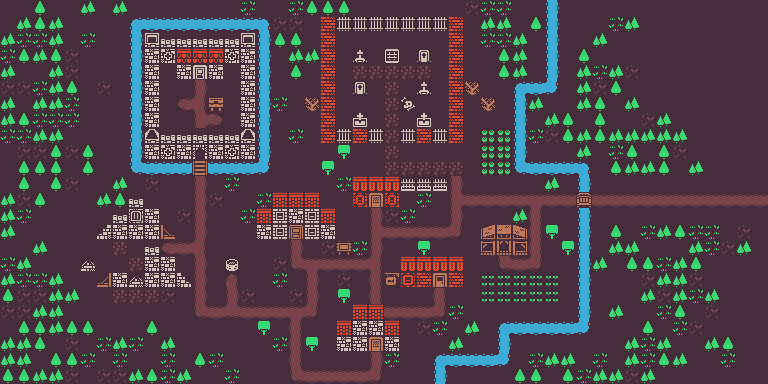

This is a level from a 2D game, rendered from its Tiled map with the project's own tilesets. A one-line summary and the complete map file follow:
An orthogonal 48x24 tile map with 16x16 px tiles, 2 tile layers (Tile Layer 1, foreground).

<map version="1.2" tiledversion="1.3.4" orientation="orthogonal" renderorder="right-down" width="48" height="24" tilewidth="16" tileheight="16" infinite="0" nextlayerid="4" nextobjectid="1">
 <tileset firstgid="1" source="tileset_colored.tsx" />
 <layer id="2" name="Tile Layer 1" width="48" height="24">
  <data encoding="csv">
1,1,33,1,1,68,1,68,1,1,1,1,1,1,1,6,1,1,6,33,33,33,1,1,1,1,1,1,1,2,6,6,1,1,137,1,1,1,1,1,1,1,1,1,1,1,1,1,
1,68,33,68,1,1,1,1,138,2684354697,2684354697,2684354697,2684354697,2684354697,2684354697,2684354697,2684354698,2,2,1,488,102,102,102,102,102,102,102,488,1,68,68,1,33,137,1,1,1,6,68,1,1,1,1,1,1,1,1,
68,6,6,68,1,6,1,1,137,385,1,1,1,1,1,385,137,33,33,1,488,1,1,1,1,1,1,1,488,1,6,6,68,1,137,1,1,68,1,1,1,1,1,1,1,1,1,1,
6,33,68,33,2,1,1,1,137,417,387,360,360,360,387,417,137,1,68,68,488,1,450,1,452,1,449,1,488,1,1,33,68,1,137,1,33,1,1,1,1,1,1,1,1,1,1,1,
68,1,1,68,2,1,1,1,137,417,1,417,326,417,1,417,137,1,33,1,488,1,3,3,3,3,3,1,488,1,1,33,68,1,137,1,68,6,68,2,1,1,1,1,1,1,1,1,
2,2,6,68,33,1,2,1,137,417,1,1,41,1,1,417,137,1,1,1,488,1,449,1,3,1,450,1,488,71,1,1,138,2684354697,3221225610,1,68,2,33,1,1,1,1,1,1,1,1,1,
68,1,68,68,6,1,1,1,137,417,1,1610612781,3221225515,227,1,417,137,6,1,71,488,1,1,1,3,481,1,1,488,1,71,1,137,68,1,1,68,33,1,68,1,1,1,1,1,1,1,1,
68,33,6,6,6,1,1,1,137,417,1,1,43,2684354605,1,417,137,1,1,1,488,1,451,1,3,1,451,1,488,1,1,1,137,1,68,33,1,33,1,1,2,68,1,1,1,1,1,1,
6,6,68,68,1,1,1,1,137,386,1,1,1,1,1,386,137,1,6,1,488,102,488,102,3,102,488,102,488,1,208,208,137,6,2,33,68,33,68,68,68,68,68,1,1,1,1,1,
1,2,2,33,2,33,1,1,137,417,387,417,0,417,387,417,137,1,1,1,1,38,1,1,3,1,1,1,1,1,208,208,137,1,1,1,68,1,6,33,1,33,2,1,1,1,1,1,
1,33,33,33,1,33,1,1,1610612874,2684354697,2684354697,2684354697,197,2684354697,2684354697,2684354697,3221225610,1,1,1,38,1,1,1,3,3,3,3,3,1,208,208,1610612874,2684354697,2684354697,2684354697,2684354698,1,33,68,68,33,1,68,1,1,1,1,
1,33,1,33,2,1,1,68,1,2,1,1,41,1,6,1,1,1,1,1,1,6,358,358,358,166,166,166,41,1,1,1,1,1,68,1,137,1,1,1,1,1,1,1,1,1,1,1,
68,2,33,1,1,1,68,33,1,1,1,1,41,2,1,1,6,359,359,359,1,1,422,293,422,1,6,1,43,2684354601,2684354601,2684354601,2684354601,2684354603,2684354601,2684354601,167,2684354601,2684354601,2684354601,2684354601,2684354601,2684354601,2684354601,2684354601,2684354601,2684354601,2684354601,
68,6,1,1,1,1,1,1,418,417,1,2,41,1,1,6,359,556,417,556,359,1,1,41,2,6,1,1,41,1,1,1,68,3221225513,1,1,137,1,1,1,1,1,1,1,1,1,1,1,
68,1,1,1,1,1,354,417,417,417,369,1,41,1,1,1,417,556,297,556,417,1,1,43,2684354601,2684354601,2684354601,2684354601,3221225514,1,491,492,493,3221225513,38,1,137,1,33,1,6,68,33,6,6,1,2,1,
1,1,68,1,1,1,1,3,1,1,1610612781,2684354601,3221225515,1,1,1,1,1,41,1,2,241,6,41,1,1,38,1,1,1,523,524,525,3221225513,1,38,137,1,68,68,1,1,1,68,6,2,68,1,
6,68,1,1,1,401,1,1,3,417,417,1,41,1,453,1,1,2,1610612778,2684354603,2684354601,2684354601,2684354601,3221225515,1,358,358,358,358,1,1,1610612778,2684354601,3221225514,1,1,137,68,1,33,33,6,68,33,1,1,1,1,
68,6,6,68,1,1,2147484017,417,401,417,417,2147484002,41,1,45,1,1,6,1,41,1,2,1,3221225513,2147483919,424,488,292,488,1,206,206,206,206,206,1,137,1,1,1,2,68,68,2,1,1,1,1,
33,2,2,68,68,1,1,3,3,3,2,1,41,1,41,2,1,1,2,41,1,38,1,3221225513,1,1,1,3221225513,1,1,206,206,206,206,206,1,137,1,1,1,68,2,68,6,68,1,1,1,
2,2,68,68,1,1,1,1,1,1,1,1,1610612778,2684354601,1610612779,2684354601,2684354601,2684354601,2684354603,3221225514,1,1,359,359,2684354601,2684354601,2684354601,3221225514,6,1,1,1,1,1,1,1,137,1,68,1,1,6,33,1,2,1,1,1,
1,33,33,68,33,33,1,1,1,33,1,1,1,1,1,1,38,1,3221225513,1,1,359,417,417,359,1,2,6,1,68,1,138,2684354697,2684354697,2684354697,2684354697,3221225610,1,1,1,33,1,6,2,1,1,1,1,
68,68,33,1,2,1,6,68,6,1,68,1,1,1,1,1,1,6,3221225513,38,1,417,417,293,417,1,1,1,68,1,1,137,1,1,1,1,1,1,1,68,6,68,1,1,68,33,1,1,
68,68,1,33,33,6,1,6,1,1,6,1,33,6,1,1,1,1,3221225513,1,1,1,1,41,6,1,1,138,2684354697,2684354697,2684354697,3221225610,1,6,68,68,1,6,1,68,6,33,68,1,1,6,1,1,
33,33,68,68,2,1,2,2,68,33,6,68,1,1,6,1,1,1,1610612778,2684354601,2684354601,2684354601,2684354601,3221225514,1,1,1,137,1,1,1,1,33,33,1,33,6,68,68,2,68,1,1,1,1,1,1,1
</data>
 </layer>
 <layer id="3" name="foreground" width="48" height="24">
  <data encoding="csv">
0,0,0,0,0,0,0,0,0,0,0,0,0,0,0,0,0,0,0,0,0,0,0,0,0,0,0,0,0,0,0,0,0,0,0,0,0,0,0,0,0,0,0,0,0,0,0,0,
0,0,0,0,0,0,0,0,0,0,0,0,0,0,0,0,0,0,0,0,0,0,0,0,0,0,0,0,0,0,0,0,0,0,0,0,0,0,0,0,0,0,0,0,0,0,0,0,
0,0,0,0,0,0,0,0,0,0,355,355,355,355,355,0,0,0,0,0,0,0,0,0,0,0,0,0,0,0,0,0,0,0,0,0,0,0,0,0,0,0,0,0,0,0,0,0,
0,0,0,0,0,0,0,0,0,0,0,0,0,0,0,0,0,0,0,0,0,0,0,0,0,0,0,0,0,0,0,0,0,0,0,0,0,0,0,0,0,0,0,0,0,0,0,0,
0,0,0,0,0,0,0,0,0,0,0,0,0,0,0,0,0,0,0,0,0,0,0,0,0,0,0,0,0,0,0,0,0,0,0,0,0,0,0,0,0,0,0,0,0,0,0,0,
0,0,0,0,0,0,0,0,0,0,0,0,0,0,0,0,0,0,0,0,0,0,0,0,0,0,0,0,0,0,0,0,0,0,0,0,0,0,0,0,0,0,0,0,0,0,0,0,
0,0,0,0,0,0,0,0,0,0,0,0,0,0,0,0,0,0,0,0,0,0,0,0,0,0,0,0,0,0,0,0,0,0,0,0,0,0,0,0,0,0,0,0,0,0,0,0,
0,0,0,0,0,0,0,0,0,0,0,0,0,0,0,0,0,0,0,0,0,0,0,0,0,0,0,0,0,0,0,0,0,0,0,0,0,0,0,0,0,0,0,0,0,0,0,0,
0,0,0,0,0,0,0,0,0,386,355,355,355,355,355,386,0,0,0,0,0,0,0,0,0,0,0,0,0,0,0,0,0,0,0,0,0,0,0,0,0,0,0,0,0,0,0,0,
0,0,0,0,0,0,0,0,0,0,0,417,421,417,0,0,0,0,0,0,0,0,0,0,0,0,0,0,0,0,0,0,0,0,0,0,0,0,0,0,0,0,0,0,0,0,0,0,
0,0,0,0,0,0,0,0,0,0,0,0,0,0,0,0,0,0,0,0,0,0,0,0,0,0,0,0,0,0,0,0,0,0,0,0,0,0,0,0,0,0,0,0,0,0,0,0,
0,0,0,0,0,0,0,0,0,0,0,0,0,0,0,0,0,0,0,0,0,0,0,0,0,0,0,0,0,0,0,0,0,0,0,0,0,0,0,0,0,0,0,0,0,0,0,0,
0,0,0,0,0,0,0,0,355,0,0,0,0,0,0,0,0,0,0,0,0,0,0,0,0,0,0,0,0,0,0,0,0,0,0,0,0,0,0,0,0,0,0,0,0,0,0,0,
0,0,0,0,0,0,0,355,0,0,0,0,0,0,0,0,0,0,0,0,0,0,0,0,0,0,0,0,0,0,0,0,0,0,0,0,0,0,0,0,0,0,0,0,0,0,0,0,
0,0,0,0,0,0,0,0,0,0,0,0,0,0,0,0,0,0,0,0,0,0,0,0,0,0,0,0,0,0,0,0,0,0,0,0,0,0,0,0,0,0,0,0,0,0,0,0,
0,0,0,0,0,0,0,0,0,355,0,0,0,0,0,0,0,0,0,0,0,0,0,0,0,0,0,0,0,0,0,0,0,0,0,0,0,0,0,0,0,0,0,0,0,0,0,0,
0,0,0,0,0,0,0,0,0,0,0,0,0,0,0,0,0,0,0,0,0,0,0,0,0,0,0,0,0,0,0,0,0,0,0,0,0,0,0,0,0,0,0,0,0,0,0,0,
0,0,0,0,0,0,0,0,0,0,0,0,0,0,0,0,0,0,0,0,0,0,0,0,0,0,0,0,0,0,0,0,0,0,0,0,0,0,0,0,0,0,0,0,0,0,0,0,
0,0,0,0,0,0,0,0,0,0,0,0,0,0,0,0,0,0,0,0,0,0,0,0,0,0,0,0,0,0,0,0,0,0,0,0,0,0,0,0,0,0,0,0,0,0,0,0,
0,0,0,0,0,0,0,0,0,0,0,0,0,0,0,0,0,0,0,0,0,0,0,0,0,0,0,0,0,0,0,0,0,0,0,0,0,0,0,0,0,0,0,0,0,0,0,0,
0,0,0,0,0,0,0,0,0,0,0,0,0,0,0,0,0,0,0,0,0,0,0,0,0,0,0,0,0,0,0,0,0,0,0,0,0,0,0,0,0,0,0,0,0,0,0,0,
0,0,0,0,0,0,0,0,0,0,0,0,0,0,0,0,0,0,0,0,0,0,0,0,0,0,0,0,0,0,0,0,0,0,0,0,0,0,0,0,0,0,0,0,0,0,0,0,
0,0,0,0,0,0,0,0,0,0,0,0,0,0,0,0,0,0,0,0,0,0,0,0,0,0,0,0,0,0,0,0,0,0,0,0,0,0,0,0,0,0,0,0,0,0,0,0,
0,0,0,0,0,0,0,0,0,0,0,0,0,0,0,0,0,0,0,0,0,0,0,0,0,0,0,0,0,0,0,0,0,0,0,0,0,0,0,0,0,0,0,0,0,0,0,0
</data>
 </layer>
</map>